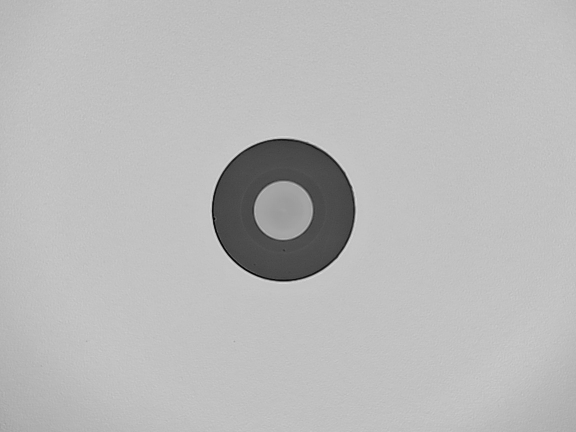
#> input picture samples2/img38.jpg, 1152 x 864 px, found by its file name (shown at 1/2 size)
$ python visualize_results.py
#> lines starting #> are read from the running program, lines starting #| are printed output that depends on the picture; after the words box and inside, x2 and y2 are one past the last pixel; in counts of white or black regions, pixels touching at a corner belong together
import cv2
import numpy as np

# Load images
img_path = r"C:\Users\Saem1001\Documents\GitHub\OpenCV-Practice\samples2\img38.jpg"
original = cv2.imread(img_path, cv2.IMREAD_GRAYSCALE)
#> original is the input picture: shape (864, 1152); min 0, max 231, mean 185.2
enhanced = cv2.equalizeHist(original)
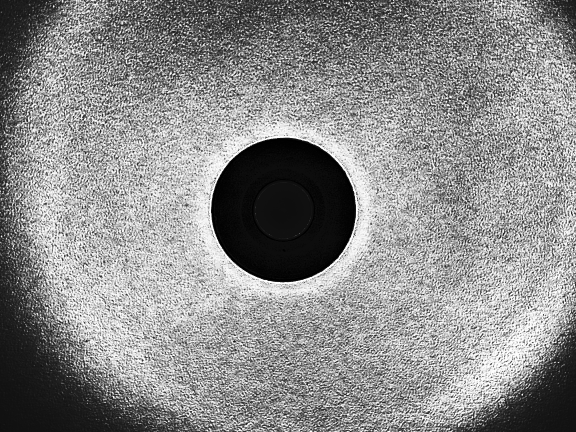
#> enhanced: shape (864, 1152) (shown at 1/2 size); min 0, max 255, mean 139.4

# Create a simple scratch detection result for demo
_, binary = cv2.threshold(enhanced, 200, 255, cv2.THRESH_BINARY)
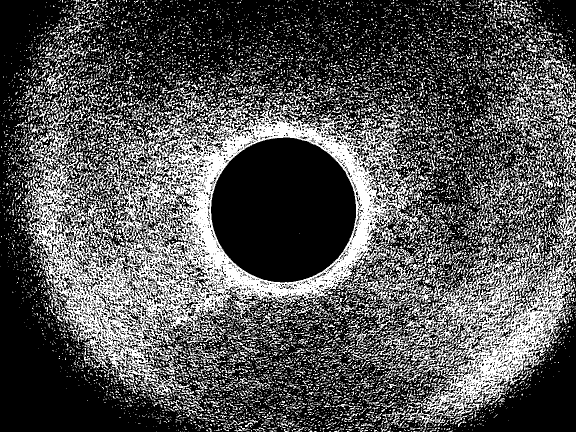
#> binary: shape (864, 1152) (shown at 1/2 size); 32.5% white; 10975 white regions (9444 under 20 px), largest, box (x1, y1, x2, y2) and area: (43, 197, 851, 796) 130710, (798, 449, 1152, 855) 42920, (735, 525, 897, 673) 3696
kernel = cv2.getStructuringElement(cv2.MORPH_RECT, (3, 1))
result = cv2.morphologyEx(binary, cv2.MORPH_CLOSE, kernel)
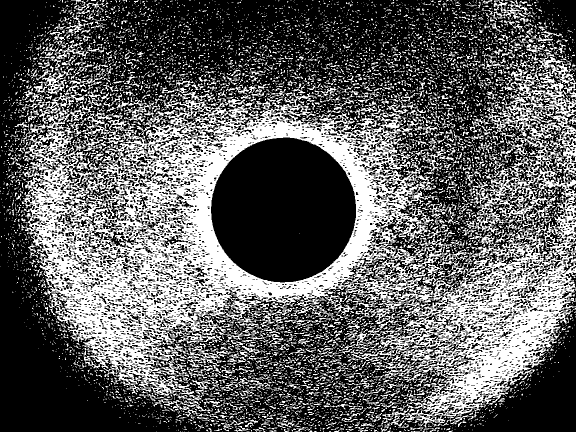
#> result: shape (864, 1152) (shown at 1/2 size); 37.1% white; 6817 white regions (5868 under 20 px), largest, box (x1, y1, x2, y2) and area: (42, 98, 1152, 864) 279878, (67, 131, 148, 192) 1433, (983, 0, 1062, 48) 1170

# Resize all images to same size
h, w = 300, 300
original_resized = cv2.resize(original, (w, h))
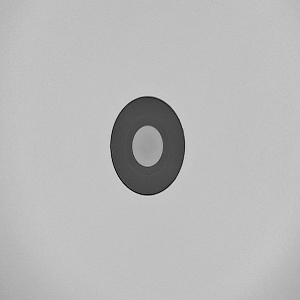
#> original_resized: shape (300, 300); min 4, max 223, mean 185.1
enhanced_resized = cv2.resize(enhanced, (w, h))
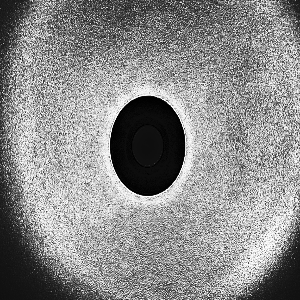
#> enhanced_resized: shape (300, 300); min 0, max 255, mean 139.2
result_resized = cv2.resize(result, (w, h))
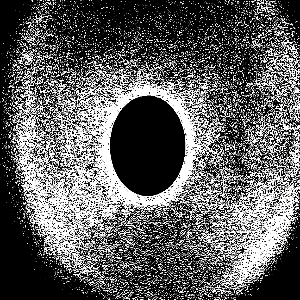
#> result_resized: shape (300, 300); min 0, max 255, mean 94.7

# Create side-by-side visualization
gap = 10
combined = np.ones((h, w * 3 + gap * 2), dtype=np.uint8) * 255
combined[:, :w] = original_resized
combined[:, w + gap:2 * w + gap] = enhanced_resized
combined[:, 2 * w + 2 * gap:] = result_resized

# Add labels
font = cv2.FONT_HERSHEY_SIMPLEX
cv2.putText(combined, 'Original', (10, 20), font, 0.5, 0, 1)
cv2.putText(combined, 'Enhanced', (w + gap + 10, 20), font, 0.5, 0, 1)
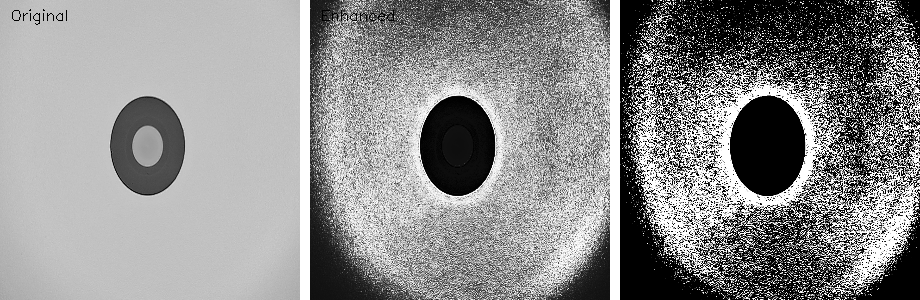
#> combined: shape (300, 920); min 0, max 255, mean 142
cv2.putText(combined, 'Result', (2 * w + 2 * gap + 10, 20), font, 0.5, 0, 1)
#> combined: shape (300, 920); 0.01% of pixels changed, all inside (x1, y1, x2, y2) = (635, 10, 676, 21)

# Save and display
cv2.imwrite('visualization.jpg', combined)
cv2.imshow('LEI Results', combined)
cv2.waitKey(0)
cv2.destroyAllWindows()

$ run again, with samples2/img35.jpg copied over samples2/img38.jpg
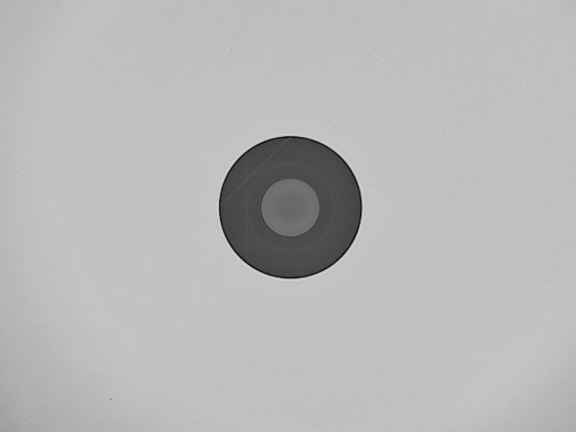
#> input picture samples2/img35.jpg, 1152 x 864 px, found by its file name (shown at 1/2 size)
#> original is the input picture: shape (864, 1152); min 7, max 238, mean 183.8
#> `_, binary = cv2.threshold(enhanced, 200, 255, cv2.THRESH_BINARY)`:
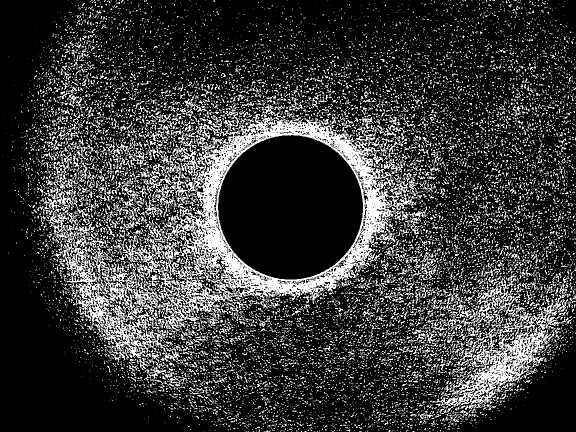
#> binary: shape (864, 1152) (shown at 1/2 size); 21.8% white in thin lines or dots
#> result: shape (864, 1152); 24.7% white; 9818 white regions (8796 under 20 px), largest, box (x1, y1, x2, y2) and area: (74, 210, 872, 776) 118226, (814, 533, 1152, 822) 28878, (768, 480, 894, 561) 1933
#> `cv2.putText(combined, 'Enhanced', (w + gap + 10, 20), font, 0.5, 0, 1)`:
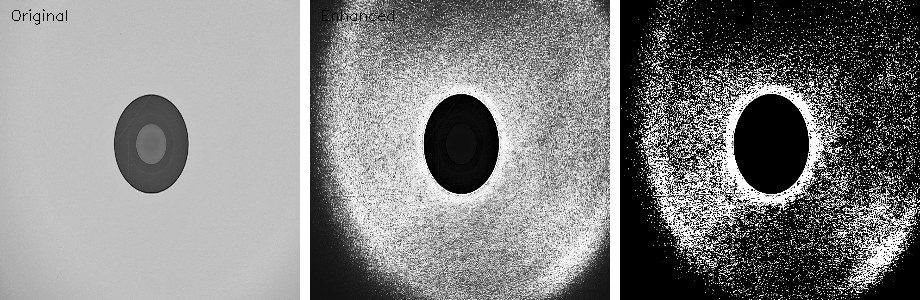
#> combined: shape (300, 920); min 0, max 255, mean 131.2

$ run again, with samples2/img63.jpg copied over samples2/img38.jpg
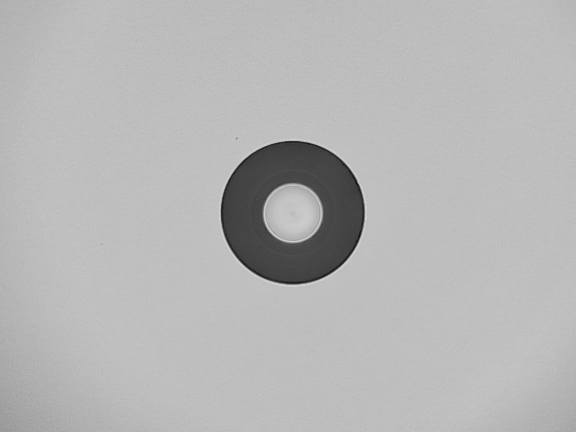
#> input picture samples2/img63.jpg, 1152 x 864 px, found by its file name (shown at 1/2 size)
#> original is the input picture: shape (864, 1152); min 3, max 231, mean 182
#> `_, binary = cv2.threshold(enhanced, 200, 255, cv2.THRESH_BINARY)`:
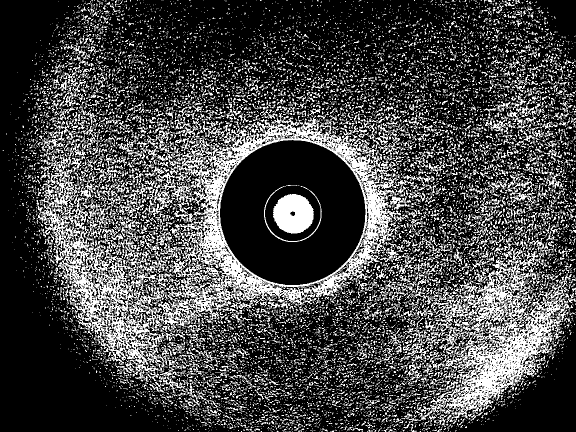
#> binary: shape (864, 1152) (shown at 1/2 size); 27.8% white; 11683 white regions (10062 under 20 px), largest, box (x1, y1, x2, y2) and area: (73, 226, 837, 779) 86728, (806, 474, 1146, 848) 37734, (546, 388, 628, 468) 4917
#> result: shape (864, 1152); 31.5% white; 7533 white regions (6416 under 20 px), largest, box (x1, y1, x2, y2) and area: (67, 204, 893, 816) 140241, (801, 469, 1152, 864) 50956, (938, 331, 1132, 482) 6085
#> `cv2.putText(combined, 'Enhanced', (w + gap + 10, 20), font, 0.5, 0, 1)`:
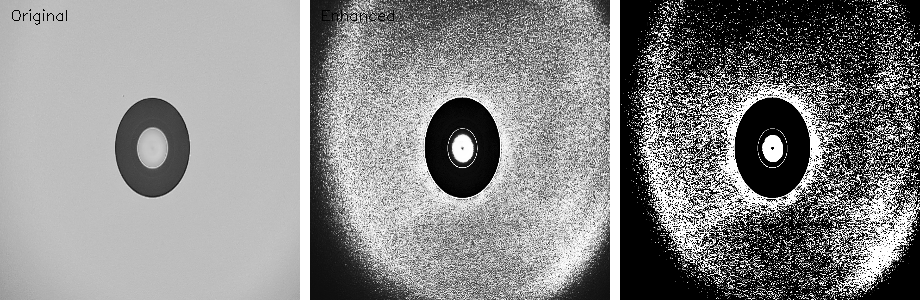
#> combined: shape (300, 920); min 0, max 255, mean 136.6

$ run again, with samples2/ima12.jpg copied over samples2/img38.jpg
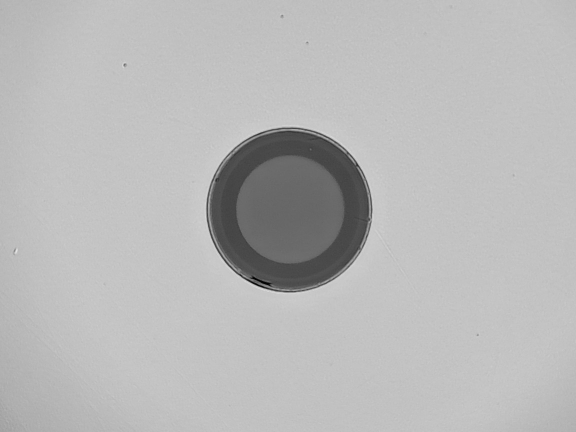
#> input picture samples2/ima12.jpg, 1152 x 864 px, found by its file name (shown at 1/2 size)
#> original is the input picture: shape (864, 1152); min 0, max 233, mean 184.3
#> binary: shape (864, 1152); 34.7% white; 7912 white regions (6984 under 20 px), largest, box (x1, y1, x2, y2) and area: (82, 96, 1147, 855) 261372, (1016, 480, 1060, 532) 574, (928, 410, 981, 448) 572
#> result: shape (864, 1152); 38.6% white; 5435 white regions (4719 under 20 px), largest, box (x1, y1, x2, y2) and area: (67, 71, 1150, 857) 317105, (932, 361, 1073, 428) 1521, (971, 216, 1070, 280) 1513
#> `cv2.putText(combined, 'Enhanced', (w + gap + 10, 20), font, 0.5, 0, 1)`:
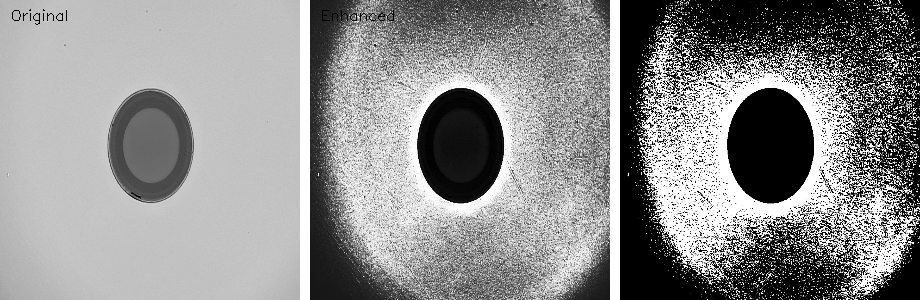
#> combined: shape (300, 920); min 0, max 255, mean 142.5
